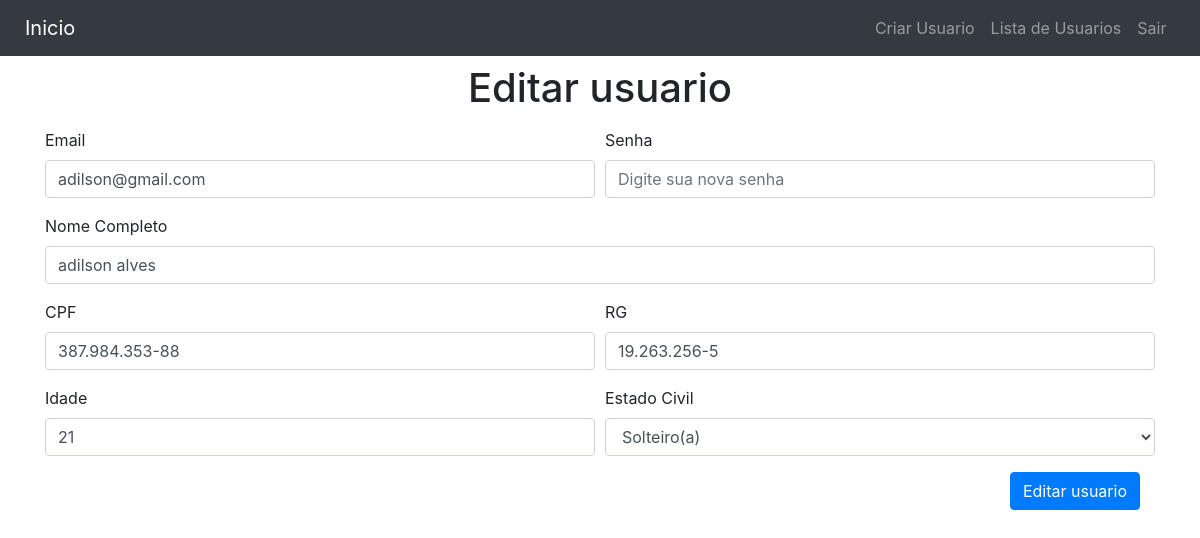
/views/crud-usuario.php?id_usuario=5 (signed in), run on the app's committed database.
### tables this page shows
CREATE TABLE IF NOT EXISTS `usuario` (
  `id_usuario` int(11) NOT NULL AUTO_INCREMENT,
  `nome_completo` varchar(256) DEFAULT NULL,
  `idade` int(11) DEFAULT NULL,
  `rg` varchar(100) DEFAULT NULL,
  `cpf` varchar(100) DEFAULT NULL,
  `estado_civil` varchar(100) DEFAULT NULL,
  `email` varchar(100) DEFAULT NULL,
  `senha` varchar(256) DEFAULT NULL,
  PRIMARY KEY (`id_usuario`)
);

### controller/UsuarioController.php (called while the page is built, shortened)
<?php
class UsuarioController {
    private $usuarioDao;
    public function __construct($usuarioDao){
        $this->usuarioDao = $usuarioDao;
     }
    function obterPorId(){
        return $this->usuarioDao->get();
    }
}

### config/DB.php (called while the page is built, shortened)
<?php
class DB {
    static $pdo;
    static function conn(){
        self::$pdo = new PDO("mysql:host=".self::host.";dbname=".self::dbNome, self::login , self::senha);
        return  self::$pdo;
    }
}

### DAO/UsuarioDao.php (called while the page is built, shortened)
<?php
require_once '../config/DB.php';
class UsuarioDao {
  private $usuario;
  public function __construct($usuario = null){
    $this->usuario = $usuario;
  }
  function get(){
    try {
      $sql = "SELECT * FROM usuario WHERE id_usuario = :id_usuario";
      $stmt = DB::conn()->prepare($sql);
      $stmt->bindValue(':id_usuario', $this->usuario->getId_usuario());
      $stmt->execute();
      $resultado = $stmt->fetch(PDO::FETCH_ASSOC);
      return $resultado;
    } catch(PDOException $e){
      echo 'Erro ao tentar buscar um usuario: ' . $e->getMessage();
    }
  }
}

### model/Usuario.php (called while the page is built, shortened)
<?
class Usuario {
    private $id_usuario;
    public function __construct($id_usuario = null, $nome_completo  = null, $idade  = null,
    $rg  = null, $cpf  = null, $estado_civil  = null, $email  = null, $senha  = null){
      $this->id_usuario = $id_usuario;
    }
    public function getId_usuario(){
        return $this->id_usuario;
      }
    public function setId_usuario($id_usuario){
        $this->id_usuario = $id_usuario;
    }
}

### views/crud-usuario.php (the view, shortened to what this page needs)
<?php require_once './template/header.php';
$raiz = $_SERVER['DOCUMENT_ROOT'];
require_once $raiz.'/prj-crud-php/DAO/UsuarioDao.php';
require_once $raiz.'/prj-crud-php/controller/UsuarioController.php';
require_once $raiz.'/prj-crud-php/model/Usuario.php';
$usuario = new Usuario();
if(isset($_GET['id_usuario'])){
    $usuario->setId_usuario($_GET['id_usuario']);
}
$usuarioDao = new UsuarioDao($usuario);
$usuarioController = new UsuarioController($usuarioDao);
$dadosUsuario = $usuarioController->obterPorId();
?>
<div class="container">
    <h1 class="text-center p-2"><?php echo (isset($_GET['id_usuario'])) ? 'Editar usuario' : 'Cadastrar usuario'; ?></h1>
    <form action="<?php echo (isset($_GET['id_usuario'])) ? './lista-usuario.php?op=editar' : './lista-usuario.php?op=cadastrar'; ?>"
        method="POST">
        <div class="form-row">
            <div class="form-group col-md-6">
                <label for="idEmail">Email</label>
                <input type="email" name="email"required value="<?php echo $dadosUsuario['email']; ?>" class="form-control" id="idEmail" placeholder="exemplo@ex.com">
            </div>
            <div class="form-group col-md-6">
                <label for="idSenha">Senha</label>
                <input type="password" name="senha" required class="form-control" id="idSenha" placeholder="<?php echo (isset($_GET['id_usuario'])) ? 'Digite sua nova senha' : 'Digite sua senha'; ?>">
            </div>
        </div>
        <div class="form-group">
            <label for="idNome">Nome Completo</label>
            <input type="text" name="nome_completo" required value="<?php echo $dadosUsuario['nome_completo']; ?>" class="form-control" id="idNome"
                placeholder="Digite seu nome completo">
        </div>
        <div class="form-row">
            <div class="form-group col-md-6">
                <label for="idCpf">CPF</label>
                <input type="text" name="cpf" required value="<?php echo $dadosUsuario['cpf']; ?>" class="form-control" id="idCpf" placeholder="Seu cpf">
            </div>
            <div class="form-group col-md-6">
                <label for="idRg">RG</label>
                <input type="text" name="rg" required value="<?php echo $dadosUsuario['rg']; ?>" class="form-control" id="idRg" placeholder="Seu rg ">
            </div>
        </div>
        <div class="form-row">
            <div class="form-group col-md-6">
                <label for="idIdade">Idade</label>
                <input type="number" required value="<?php echo $dadosUsuario['idade']; ?>" name="idade" placeholder="Sua idade" class="form-control" id="idIdade">
            </div>
            <div class="form-group col-md-6">
                <label for="inputState">Estado Civil</label>
                <select id="inputState" required name="estado_civil" class="form-control">
                    <option <?php echo ($dadosUsuario['estado_civil'] == "Solteiro(a)") ? 'selected' : ''; ?> >Solteiro(a)</option>
                </select>
            </div>
        </div>
        <div class="col-sm-12 d-flex justify-content-end">
            <button type="submit" class="btn btn-primary">
                <?php echo (isset($_GET['id_usuario'])) ? 'Editar usuario' : 'Cadastrar usuario'; ?>
            </button>
        </div>
        <br>
        <br>
    </form>
</div>
<?php require_once './template/footer.php' ?>

### data on the page
usuario: email "adilson@gmail.com", nome_completo "adilson alves", cpf "387.984.353-88", rg "19.263.256-5", idade "21", estado_civil "Solteiro(a)"
